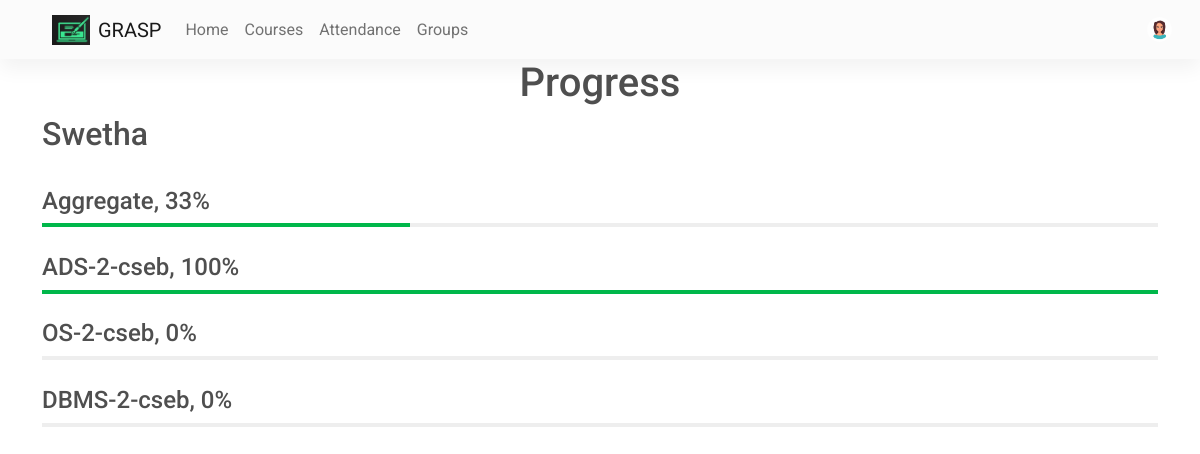
The page /attendance (signed in) on the database its author committed.
### website/models.py (models this page shows)
class User(db.Model, UserMixin):
    id = db.Column(db.Integer, primary_key=True)
    email = db.Column(db.String(150), unique=True, nullable=False)
    password = db.Column(db.String(150), nullable=False)
    first_name = db.Column(db.String(150), nullable=False)
    user_type = db.Column(db.String(1), nullable=False)
    notes = db.relationship('Note', backref='author', lazy=True)
    array_ids = db.relationship('Array_ids')
    student = db.relationship('Student', backref='user')
    teacher = db.relationship('Teacher', backref='user')
    mobile = db.Column(db.Integer, nullable=False)
    profile_pic = db.Column(
        db.String(150), nullable=False, default="default.jpg")
    dob = db.Column(db.DateTime(timezone=True), nullable=False)
    gender = db.Column(db.String(1), nullable=False)

class Course(db.Model):
    id = db.Column(db.Integer, primary_key=True)
    branch = db.Column(db.String(20))
    section = db.Column(db.String(1))
    year = db.Column(db.Integer)
    subject = db.Column(db.String(50))
    course_name = db.Column(db.String(100))
    teacher_id = db.Column(db.Integer, db.ForeignKey('teacher.id'))
    student_ids = db.relationship('Student_ids')
    lecture = db.relationship('Lecture')
    materials = db.relationship('Materials')

### website/users/routes.py (the view)
@users.route('/attendance')
@login_required
@require_role('s')
def attendance():
    attendance_percentages = get_attendance()
    values = attendance_percentages.values()
    if len(values)==0:
        total=0
    else:
        total = sum(values)//len(values)
    return render_template("progress.html", user=current_user, attendance_percentages=attendance_percentages, total=total)

### website/courses/utils.py (called while the page is built)
def get_attendance():
    student = current_user.student[0]
    courses_list = []
    courses_ids = student.courses
    for course_id in courses_ids:
        courses_list.append(Course.query.get(course_id.course_id))
    attendance_percentages = {}
    for course in courses_list:
        count = 0
        present = 0
        for lecture in course.lecture:
            count+=1
            for day in lecture.attendance:
                if day.student_id == student.id and day.present_status:
                    present += 1
        if count == 0:
            attendance_percentages[course] = 0
        else:
            attendance_percentages[course] = int((present/count)*100)
    return attendance_percentages

### website/main/utils.py (called while the page is built)
def require_role(role):
    def decorator(func):
        @wraps(func)
        def wrapped_function(*args, **kwargs):
            if not current_user.user_type == role:
                print(current_user.user_type, role,
                      current_user.user_type == role)
                flash("No Permission", category="error")
                return redirect("/")
            else:
                return func(*args, **kwargs)
        return wrapped_function
    return decorator

### website/templates/progress.html (shortened to what this page needs)
{% extends "base.html" %}
{% block content %}
<h1 align="center">Progress</h1>
<h2 >{{ user.first_name }}</h2>
<h4>Aggregate, {{total}}%</h4>
<div class="progress">
    <div class="progress-bar bg-success" role="progressbar" style="width: {{total}}%" aria-valuenow="{{total}}" aria-valuemin="0" aria-valuemax="100"></div>
</div>
{% for course in attendance_percentages %}
    <h4>{{course.course_name}}, {{attendance_percentages[course]}}%</h4>
    <div class="progress">
        <div class="progress-bar bg-success" role="progressbar" style="width: {{attendance_percentages[course]}}%" aria-valuenow="{{attendance_percentages[course]}}" aria-valuemin="0" aria-valuemax="100"></div>
    </div>
{% endfor %}
{% endblock %}

### website/templates/base.html (shortened to what this page needs)
<!DOCTYPE html>
<html lang="en">
<head>
    <link rel="stylesheet" href="https://use.fontawesome.com/releases/v5.15.2/css/all.css" />
    <link rel="stylesheet" href="https://stackpath.bootstrapcdn.com/bootstrap/4.4.1/css/bootstrap.min.css"
 />
    <link rel="stylesheet" type="text/css" href="{{ url_for('static', filename='css/mdb.min.css') }}">
    <link rel="stylesheet" type="text/css" href="{{ url_for('static', filename='css/mdb.rtl.min.css') }}">
</head>
<body>
    <nav class="navbar navbar-expand-lg navbar-light bg-light">
        <div class="container-fluid">
            <a class="navbar-brand" href="/">
                <img src="{{url_for('static',filename='logo4.jpeg')}}" class="me-2" height="30" alt="" loading="lazy" />
                GRASP
            </a>
            <div class="collapse navbar-collapse" id="navbarNavAltMarkup">
                {% if user.is_authenticated %}
                {% if user.user_type=='s' %}
                <div class="navbar-nav mr-auto">
                    <a class="nav-link" aria-current="page" href="/">Home</a>
                    <a class="nav-item nav-link" id="courses" href="/courses">Courses</a>
                    <a class="nav-item nav-link" id="attendance" href="/attendance">Attendance</a>
                    <a class="nav-item nav-link" id="groups" href="/groups">Groups</a>
                </div>
                {% endif %}
                <div class="d-flex align-items-center">
                    <a class="dropdown-toggle d-flex align-items-center hidden-arrow" href="#"
                        id="navbarDropdownMenuLink" role="button" data-mdb-toggle="dropdown" aria-expanded="false">
                        <img src="{{url_for('static', filename='img/' + user.profile_pic)}}" class="rounded-circle"
                            height="25" alt="" loading="lazy" />
                    </a>
                </div>
                {% else %}
                <div class="navbar-nav me-auto mb-2 mb-lg-0">
                </div>
                <div class="d-flex align-items-center">
                    <a class="btn btn-link" id="login" href="/login">Login</a>
                </div>
                {% endif %}
            </div>
        </div>
    </nav>
    <div class="container">
        {% block content %}{% endblock %}
    </div>
</body>
</html>

### rows shown on the page
User: profile_pic (picture), first_name "Swetha"
Course: course_name "ADS-2-cseb", attendance_percentages "100"
Course: course_name "OS-2-cseb", attendance_percentages "0"
Course: course_name "DBMS-2-cseb", attendance_percentages "0"

### other values the page prints
{{ total }} "33"
